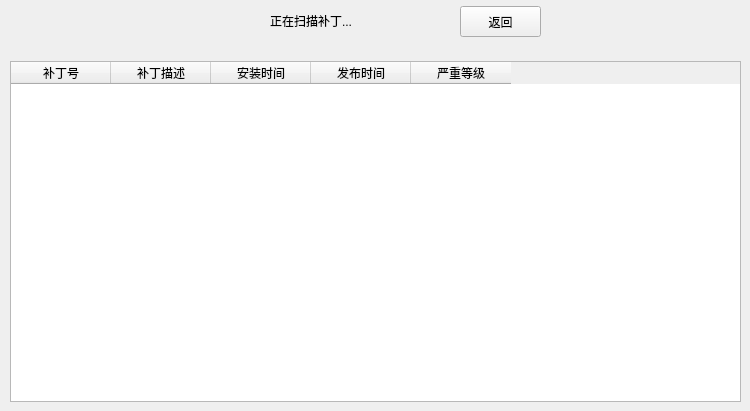
      <widget class="QWidget" name="page_8">
       <widget class="RingsMapProgressbar" name="budingRings">
        <property name="geometry">
         <rect>
          <x>20</x>
          <y>0</y>
          <width>201</width>
          <height>201</height>
         </rect>
        </property>
       </widget>
       <widget class="QLabel" name="sysLabel_1">
        <property name="geometry">
         <rect>
          <x>270</x>
          <y>0</y>
          <width>181</width>
          <height>41</height>
         </rect>
        </property>
        <property name="styleSheet">
         <string notr="true">font: 16pt &quot;微软雅黑&quot;;
color: rgb(0, 0, 0);</string>
        </property>
        <property name="text">
         <string>正在扫描补丁...</string>
        </property>
       </widget>
       <widget class="QPushButton" name="budingBackButton">
        <property name="geometry">
         <rect>
          <x>460</x>
          <y>6</y>
          <width>81</width>
          <height>31</height>
         </rect>
        </property>
        <property name="styleSheet">
         <string notr="true"/>
        </property>
        <property name="text">
         <string>返回</string>
        </property>
       </widget>
       <widget class="QTableWidget" name="budingTableWidget">
        <property name="geometry">
         <rect>
          <x>10</x>
          <y>61</y>
          <width>731</width>
          <height>341</height>
         </rect>
        </property>
        <column>
         <property name="text">
          <string>补丁号</string>
         </property>
        </column>
        <column>
         <property name="text">
          <string>补丁描述</string>
         </property>
        </column>
        <column>
         <property name="text">
          <string>安装时间</string>
         </property>
        </column>
        <column>
         <property name="text">
          <string>发布时间</string>
         </property>
        </column>
        <column>
         <property name="text">
          <string>严重等级</string>
         </property>
        </column>
       </widget>
      </widget>
